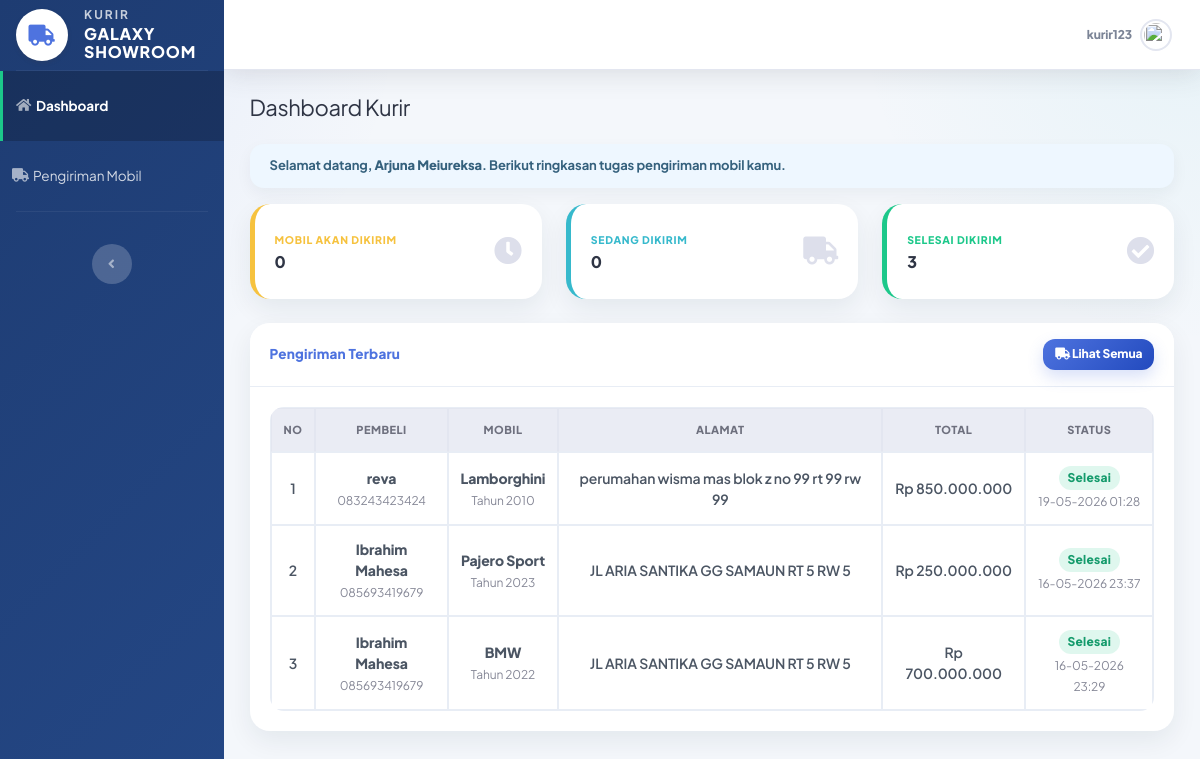
The app's page /kurir/dashboard.php (signed in), older data.
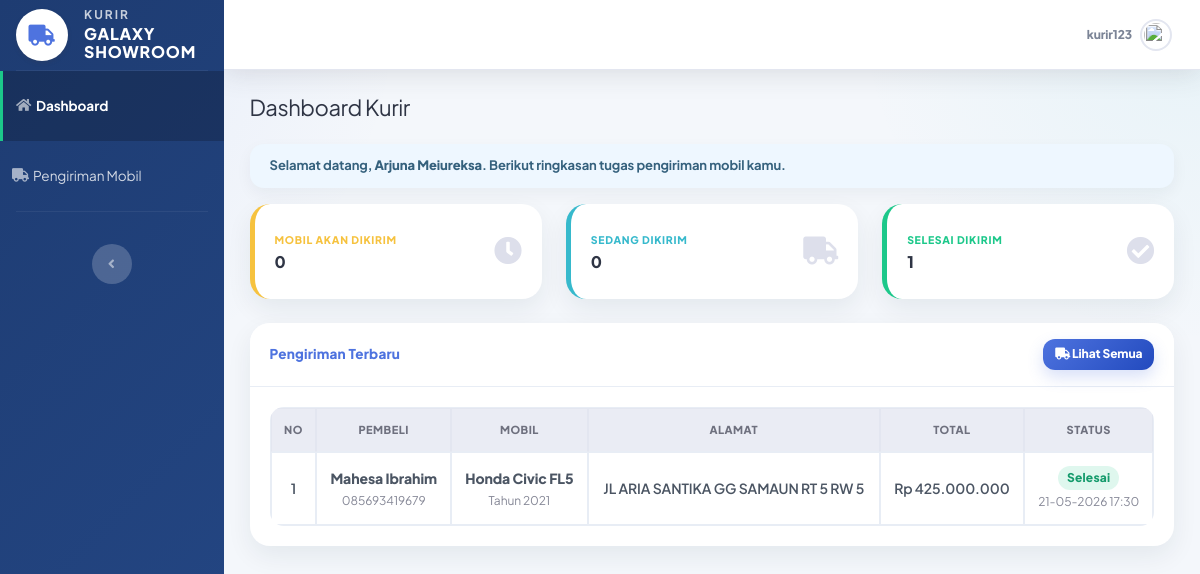
The same page, newer data.
### tables this page shows
CREATE TABLE `pengiriman` (
  `id_pengiriman` int(11) NOT NULL,
  `id_pemesanan` int(11) DEFAULT NULL,
  `id_kurir` int(11) DEFAULT NULL,
  `alamat_kirim` text DEFAULT NULL,
  `status` enum('diproses','dikirim','selesai','terkirim') DEFAULT 'diproses',
  `bukti_pengiriman` varchar(255) DEFAULT NULL,
  `tanggal_terkirim` datetime DEFAULT NULL
);

CREATE TABLE `pembeli` (
  `id_pembeli` int(11) NOT NULL,
  `id_user` int(11) DEFAULT NULL,
  `nama` varchar(100) DEFAULT NULL,
  `alamat` text DEFAULT NULL,
  `no_hp` varchar(15) DEFAULT NULL,
  `foto` varchar(255) DEFAULT NULL
);

CREATE TABLE `mobil` (
  `id_mobil` int(11) NOT NULL,
  `id_penjual` int(11) DEFAULT NULL,
  `nama_mobil` varchar(100) DEFAULT NULL,
  `harga` decimal(15,2) DEFAULT NULL,
  `stok` int(11) DEFAULT NULL,
  `status` enum('tersedia','dipesan','terjual') DEFAULT NULL,
  `deskripsi` text NOT NULL,
  `tahun` year(4) NOT NULL,
  `foto` varchar(255) NOT NULL
);

CREATE TABLE `pemesanan` (
  `id_pemesanan` int(11) NOT NULL,
  `id_pembeli` int(11) DEFAULT NULL,
  `id_mobil` int(11) DEFAULT NULL,
  `tanggal_pesan` datetime DEFAULT NULL,
  `total_harga` decimal(15,2) DEFAULT NULL,
  `status` enum('booking','dp','lunas','batal') DEFAULT 'booking',
  `deadline_dp` date DEFAULT NULL,
  `foto_ktp` varchar(255) DEFAULT NULL
);

### kurir/dashboard.php (the view, shortened to what the changed rows need)
<?php
include "../config/koneksi.php";
$id_user = $_SESSION['id_user'];
$q_kurir = mysqli_query($koneksi, "
    SELECT * FROM kurir
    WHERE id_user='$id_user'
    LIMIT 1
");
$kurir = mysqli_fetch_assoc($q_kurir);
$id_kurir = $kurir['id_kurir'];
$q_terkirim = mysqli_query($koneksi, "
    SELECT COUNT(*) AS total
    FROM pengiriman
    WHERE id_kurir='$id_kurir'
    AND (status='terkirim' OR status='selesai')
");
$terkirim  = mysqli_fetch_assoc($q_terkirim)['total'] ?? 0;
$data_pengiriman = mysqli_query($koneksi, "
    SELECT
        pg.id_pengiriman,
        pg.alamat_kirim,
        pg.status,
        pg.tanggal_terkirim,
        p.id_pemesanan,
        p.total_harga,
        b.nama AS nama_pembeli,
        b.no_hp AS no_hp_pembeli,
        m.nama_mobil,
        m.tahun
    FROM pengiriman pg
    JOIN pemesanan p ON pg.id_pemesanan = p.id_pemesanan
    JOIN pembeli b ON p.id_pembeli = b.id_pembeli
    JOIN mobil m ON p.id_mobil = m.id_mobil
    WHERE pg.id_kurir='$id_kurir'
    ORDER BY pg.id_pengiriman DESC
    LIMIT 5
");
?>
<!DOCTYPE html>
<html lang="id">
<head>
    <link href="../assets/vendor/fontawesome-free/css/all.min.css" rel="stylesheet">
    <link href="../assets/css/sb-admin-2.min.css" rel="stylesheet">
    <link href="../assets/css/admin.css" rel="stylesheet">
</head>
<body id="page-top">
<div id="wrapper">
    <div id="content-wrapper" class="d-flex flex-column">
        <div id="content">
            <div class="container-fluid">
                <h1 class="h3 mb-4 text-gray-800">
                    Dashboard Kurir
                </h1>
                <div class="row">
                    <div class="col-xl-4 col-md-6 mb-4">
                        <div class="card border-left-success shadow h-100 py-2">
                            <div class="card-body">
                                <div class="row no-gutters align-items-center">
                                    <div class="col mr-2">
                                        <div class="text-xs font-weight-bold text-success text-uppercase mb-1">
                                            Selesai Dikirim
                                        </div>
                                        <div class="h5 mb-0 font-weight-bold text-gray-800">
                                            <?= $terkirim; ?>
                                        </div>
                                    </div>
                                </div>
                            </div>
                        </div>
                    </div>
                </div>
                <div class="card shadow mb-4">
                    <div class="card-body">
                        <div class="table-responsive">
                            <table class="table table-bordered table-hover text-center" width="100%" cellspacing="0">
                                <thead class="thead-light">
                                    <tr>
                                        <th>No</th>
                                        <th>Pembeli</th>
                                        <th>Mobil</th>
                                        <th>Alamat</th>
                                        <th>Total</th>
                                        <th>Status</th>
                                    </tr>
                                </thead>
                                <tbody>
                                    <?php if(mysqli_num_rows($data_pengiriman) > 0){ ?>
                                        <?php
                                        $no = 1;
                                        while($row = mysqli_fetch_assoc($data_pengiriman)){
                                            if($row['status'] == 'diproses'){
                                                $badge = 'warning';
                                                $textStatus = 'Akan Dikirim';
                                            } elseif($row['status'] == 'dikirim'){
                                                $badge = 'info';
                                                $textStatus = 'Sedang Dikirim';
                                            } elseif($row['status'] == 'terkirim' || $row['status'] == 'selesai'){
                                                $badge = 'success';
                                                $textStatus = 'Selesai';
                                            } else {
                                                $badge = 'secondary';
                                                $textStatus = ucfirst($row['status']);
                                            }
                                        ?>
                                        <tr>
                                            <td><?= $no++; ?></td>
                                            <td>
                                                <strong><?= htmlspecialchars($row['nama_pembeli']); ?></strong><br>
                                                <small class="small-text">
                                                    <?= htmlspecialchars($row['no_hp_pembeli']); ?>
                                                </small>
                                            </td>
                                            <td>
                                                <strong><?= htmlspecialchars($row['nama_mobil']); ?></strong><br>
                                                <small class="small-text">
                                                    Tahun <?= htmlspecialchars($row['tahun']); ?>
                                                </small>
                                            </td>
                                            <td>
                                                <?= htmlspecialchars($row['alamat_kirim']); ?>
                                            </td>
                                            <td>
                                                Rp <?= number_format($row['total_harga'], 0, ',', '.'); ?>
                                            </td>
                                            <td>
                                                <span class="badge badge-<?= $badge; ?>">
                                                    <?= $textStatus; ?>
                                                </span>
                                                <?php if(!empty($row['tanggal_terkirim'])){ ?>
                                                    <br>
                                                    <small class="small-text">
                                                        <?= date('d-m-Y H:i', strtotime($row['tanggal_terkirim'])); ?>
                                                    </small>
                                                <?php } ?>
                                            </td>
                                        </tr>
                                        <?php } ?>
                                    <?php } ?>
                                </tbody>
                            </table>
                        </div>
                    </div>
                </div>
            </div>
        </div>
    </div>
</div>
</body>
</html>

Row changes from the older to the newer data that the page shows:
removed pengiriman: pembeli.nama "reva", pembeli.no_hp "083243423424", mobil.nama_mobil "Lamborghini", mobil.tahun "2010", alamat_kirim "perumahan wisma mas blok z no 99 rt 99 rw 99", id_pemesanan.total_harga "850.000.000", status "Selesai", tanggal_terkirim "19-05-2026 01:28"
removed pengiriman: pembeli.nama "Ibrahim Mahesa", pembeli.no_hp "085693419679", mobil.nama_mobil "Pajero Sport", mobil.tahun "2023", alamat_kirim "JL ARIA SANTIKA GG SAMAUN RT 5 RW 5", id_pemesanan.total_harga "250.000.000", status "Selesai", tanggal_terkirim "16-05-2026 23:37"
removed pengiriman: pembeli.nama "Ibrahim Mahesa", pembeli.no_hp "085693419679", mobil.nama_mobil "BMW", mobil.tahun "2022", alamat_kirim "JL ARIA SANTIKA GG SAMAUN RT 5 RW 5", id_pemesanan.total_harga "700.000.000", status "Selesai", tanggal_terkirim "16-05-2026 23:29"
added pengiriman: pembeli.nama "Mahesa Ibrahim", pembeli.no_hp "085693419679", mobil.nama_mobil "Honda Civic FL5", mobil.tahun "2021", alamat_kirim "JL ARIA SANTIKA GG SAMAUN RT 5 RW 5", id_pemesanan.total_harga "425.000.000", status "Selesai", tanggal_terkirim "21-05-2026 17:30"
Text that changed along with them:
$terkirim: "3" → "1"
